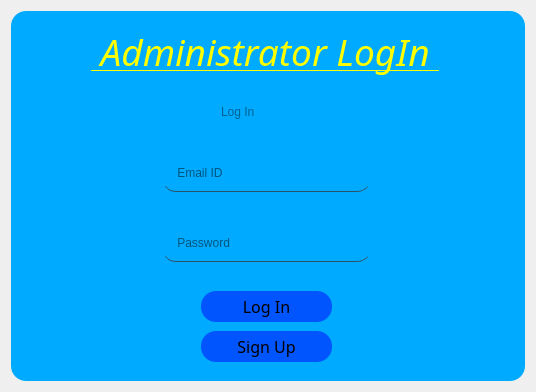
<?xml version="1.0" encoding="UTF-8"?>
<ui version="4.0">
 <class>Dialog</class>
 <widget class="QDialog" name="Dialog">
  <property name="geometry">
   <rect>
    <x>0</x>
    <y>0</y>
    <width>536</width>
    <height>392</height>
   </rect>
  </property>
  <property name="windowTitle">
   <string>Dialog</string>
  </property>
  <layout class="QVBoxLayout" name="verticalLayout">
   <item>
    <widget class="QWidget" name="widget" native="true">
     <property name="styleSheet">
      <string notr="true">background-color: rgb(0, 170, 255);
border-radius:15px;
</string>
     </property>
     <widget class="QLabel" name="label">
      <property name="geometry">
       <rect>
        <x>80</x>
        <y>10</y>
        <width>391</width>
        <height>61</height>
       </rect>
      </property>
      <property name="font">
       <font>
        <family>Monotype Corsiva</family>
        <pointsize>28</pointsize>
        <weight>50</weight>
        <italic>true</italic>
        <bold>false</bold>
        <underline>true</underline>
       </font>
      </property>
      <property name="styleSheet">
       <string notr="true">color: rgb(255, 255, 0);
font: italic 28pt &quot;Monotype Corsiva&quot;;
text-decoration: underline;

</string>
      </property>
      <property name="text">
       <string> Administrator LogIn </string>
      </property>
     </widget>
     <widget class="QLabel" name="label_2">
      <property name="geometry">
       <rect>
        <x>210</x>
        <y>80</y>
        <width>121</width>
        <height>41</height>
       </rect>
      </property>
      <property name="styleSheet">
       <string notr="true">color: rgb(0, 97, 145);

font: italic 20pt &quot;Sitka Small&quot;;</string>
      </property>
      <property name="text">
       <string>Log In</string>
      </property>
     </widget>
     <widget class="QLineEdit" name="email">
      <property name="geometry">
       <rect>
        <x>150</x>
        <y>150</y>
        <width>211</width>
        <height>31</height>
       </rect>
      </property>
      <property name="styleSheet">
       <string notr="true">background-color:rgba(0, 0, 0, 0);
border:1px solid rgba(0, 0, 0, 0);
border-bottom-color:rgba(46, 82, 101, 255);
color: rgb(0, 0, 0);
padding-bottom:7px;</string>
      </property>
      <property name="alignment">
       <set>Qt::AlignLeading|Qt::AlignLeft|Qt::AlignVCenter</set>
      </property>
      <property name="placeholderText">
       <string>    Email ID</string>
      </property>
      <property name="cursorMoveStyle">
       <enum>Qt::LogicalMoveStyle</enum>
      </property>
     </widget>
     <widget class="QLineEdit" name="password">
      <property name="geometry">
       <rect>
        <x>150</x>
        <y>220</y>
        <width>211</width>
        <height>31</height>
       </rect>
      </property>
      <property name="styleSheet">
       <string notr="true">background-color:rgba(0, 0, 0, 0);
border:1px solid rgba(0, 0, 0, 0);
border-bottom-color:rgba(46, 82, 101, 255);
color: rgb(0, 0, 0);
padding-bottom:7px;</string>
      </property>
      <property name="echoMode">
       <enum>QLineEdit::Password</enum>
      </property>
      <property name="alignment">
       <set>Qt::AlignLeading|Qt::AlignLeft|Qt::AlignVCenter</set>
      </property>
      <property name="placeholderText">
       <string>    Password</string>
      </property>
     </widget>
     <widget class="QLabel" name="error">
      <property name="geometry">
       <rect>
        <x>160</x>
        <y>251</y>
        <width>191</width>
        <height>20</height>
       </rect>
      </property>
      <property name="styleSheet">
       <string notr="true">color: rgb(255, 0, 0);</string>
      </property>
      <property name="text">
       <string/>
      </property>
     </widget>
     <widget class="QPushButton" name="login_button">
      <property name="geometry">
       <rect>
        <x>190</x>
        <y>280</y>
        <width>131</width>
        <height>31</height>
       </rect>
      </property>
      <property name="font">
       <font>
        <family>Mongolian Baiti</family>
        <pointsize>12</pointsize>
       </font>
      </property>
      <property name="styleSheet">
       <string notr="true">QPushButton{
background-color: rgb(0, 85, 255);

}

QPushButton:hover{
background-color: rgb(0, 143, 214);
	color: rgb(255, 255, 255);

}</string>
      </property>
      <property name="text">
       <string>Log In</string>
      </property>
     </widget>
     <widget class="QPushButton" name="signup_button">
      <property name="geometry">
       <rect>
        <x>190</x>
        <y>320</y>
        <width>131</width>
        <height>31</height>
       </rect>
      </property>
      <property name="font">
       <font>
        <family>Mongolian Baiti</family>
        <pointsize>12</pointsize>
        <weight>50</weight>
        <bold>false</bold>
       </font>
      </property>
      <property name="styleSheet">
       <string notr="true">QPushButton{
background-color: rgb(0, 85, 255);

}

QPushButton:hover{
background-color: rgb(0, 143, 214);
	color: rgb(255, 255, 255);

}</string>
      </property>
      <property name="text">
       <string>Sign Up</string>
      </property>
     </widget>
    </widget>
   </item>
  </layout>
 </widget>
 <resources/>
 <connections/>
</ui>
